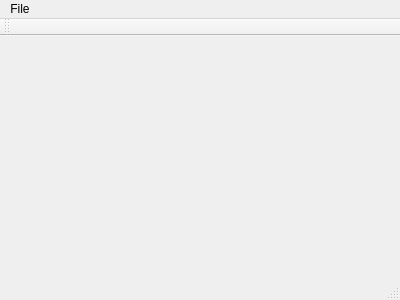
<?xml version="1.0" encoding="UTF-8"?>
<ui version="4.0">
 <class>MainWindow</class>
 <widget class="QMainWindow" name="MainWindow">
  <property name="geometry">
   <rect>
    <x>0</x>
    <y>0</y>
    <width>400</width>
    <height>300</height>
   </rect>
  </property>
  <property name="windowTitle">
   <string>MainWindow</string>
  </property>
  <widget class="QWidget" name="centralWidget"/>
  <widget class="QMenuBar" name="menuBar">
   <property name="geometry">
    <rect>
     <x>0</x>
     <y>0</y>
     <width>400</width>
     <height>21</height>
    </rect>
   </property>
   <widget class="QMenu" name="menuFile">
    <property name="title">
     <string>File</string>
    </property>
    <addaction name="actionGenerateNoise"/>
   </widget>
   <addaction name="menuFile"/>
  </widget>
  <widget class="QToolBar" name="mainToolBar">
   <attribute name="toolBarArea">
    <enum>TopToolBarArea</enum>
   </attribute>
   <attribute name="toolBarBreak">
    <bool>false</bool>
   </attribute>
  </widget>
  <widget class="QStatusBar" name="statusBar"/>
  <action name="actionGenerateNoise">
   <property name="text">
    <string>GenerateNoise</string>
   </property>
   <property name="toolTip">
    <string>Generate new noise image</string>
   </property>
  </action>
 </widget>
 <layoutdefault spacing="6" margin="11"/>
 <resources/>
 <connections/>
</ui>
